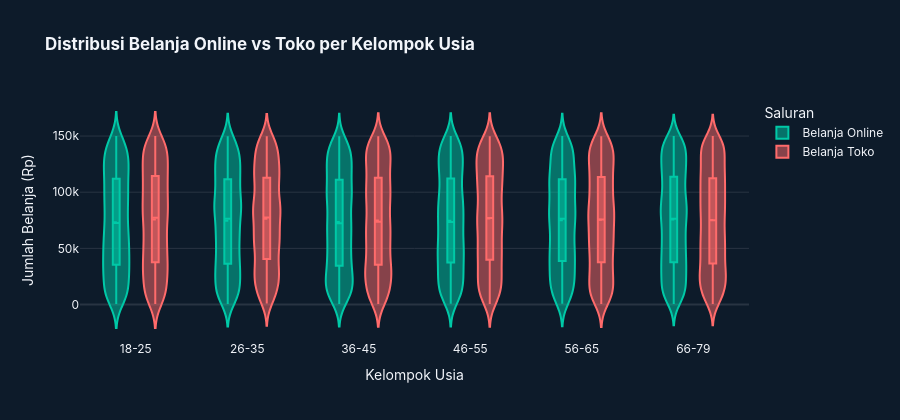

The notebook cell saved with this chart:
### Markdown cell above
---
## 4. Visualisasi

### Visual 1 — Pola Belanja: Online vs. Toko per Kelompok Usia

**Insight:** Melihat bagaimana konsumen mendistribusikan anggaran belanja antara saluran online dan toko fisik.

### Code cell
# Melt data untuk violin plot
melt_df = df.melt(
    id_vars=["kelompok_usia"],
    value_vars=["rata_belanja_online", "rata_belanja_toko"],
    var_name="Saluran",
    value_name="Jumlah Belanja (Rp)"
)
melt_df["Saluran"] = melt_df["Saluran"].map({
    "rata_belanja_online": "Belanja Online",
    "rata_belanja_toko":   "Belanja Toko"
})

fig1 = px.violin(
    melt_df, x="kelompok_usia", y="Jumlah Belanja (Rp)", color="Saluran",
    box=True, points=False,
    color_discrete_map={"Belanja Online": "#00C9A7", "Belanja Toko": "#FF6B6B"},
    labels={"kelompok_usia": "Kelompok Usia"},
    title="<b>Distribusi Belanja Online vs Toko per Kelompok Usia</b>",
    template="plotly_dark",
    category_orders={"kelompok_usia": ["18-25","26-35","36-45","46-55","56-65","66-79"]},
)
fig1.update_traces(meanline_visible=True)
fig1.update_layout(
    paper_bgcolor="#0d1b2a", plot_bgcolor="#0d1b2a",
    font_family="Inter, sans-serif",
    height=420,
    legend=dict(bgcolor="rgba(0,0,0,0)"),
)
fig1.show()

# Insight
avg_by_age = df.groupby("kelompok_usia")[["rata_belanja_online","rata_belanja_toko"]].mean()
print("\nRata-rata belanja per kelompok usia:")
print(avg_by_age.apply(lambda x: x.apply(lambda v: f"Rp {v:,.0f}")))
print("\n💡 INSIGHT: Kelompok usia 26-35 memiliki rata-rata belanja online tertinggi.")
print("   Belanja toko lebih merata di semua kelompok usia, mencerminkan kebiasaan")
print("   berbelanja konvensional yang masih kuat di semua generasi.")

### Figure 1 — Plotly figure (JSON) as saved in the notebook; plotly's stock layout.template omitted (floating-point values rounded to 4 significant figures; data arrays with more than 128 entries replaced by an {"elided": "..."} marker saying what was removed)
{"data": [{"alignmentgroup": "True", "box": {"visible": true}, "hovertemplate": "Saluran=Belanja Online<br>Kelompok Usia=%{x}<br>Jumlah Belanja (Rp)=%{y}<extra></extra>", "legendgroup": "Belanja Online", "marker": {"color": "#00C9A7"}, "meanline": {"visible": true}, "name": "Belanja Online", "offsetgroup": "Belanja Online", "orientation": "v", "points": false, "scalegroup": "True", "showlegend": true, "type": "violin", "x": {"elided": "11789 str values"}, "x0": " ", "xaxis": "x", "y": {"elided": "11789 int values"}, "y0": " ", "yaxis": "y"}, {"alignmentgroup": "True", "box": {"visible": true}, "hovertemplate": "Saluran=Belanja Toko<br>Kelompok Usia=%{x}<br>Jumlah Belanja (Rp)=%{y}<extra></extra>", "legendgroup": "Belanja Toko", "marker": {"color": "#FF6B6B"}, "meanline": {"visible": true}, "name": "Belanja Toko", "offsetgroup": "Belanja Toko", "orientation": "v", "points": false, "scalegroup": "True", "showlegend": true, "type": "violin", "x": {"elided": "11789 str values"}, "x0": " ", "xaxis": "x", "y": {"elided": "11789 int values"}, "y0": " ", "yaxis": "y"}], "layout": {"font": {"family": "Inter, sans-serif"}, "height": 420, "legend": {"bgcolor": "rgba(0,0,0,0)", "title": {"text": "Saluran"}, "tracegroupgap": 0}, "paper_bgcolor": "#0d1b2a", "plot_bgcolor": "#0d1b2a", "title": {"text": "<b>Distribusi Belanja Online vs Toko per Kelompok Usia</b>"}, "violinmode": "group", "xaxis": {"anchor": "y", "categoryarray": ["18-25", "26-35", "36-45", "46-55", "56-65", "66-79"], "categoryorder": "array", "domain": [0.0, 1.0], "title": {"text": "Kelompok Usia"}}, "yaxis": {"anchor": "x", "domain": [0.0, 1.0], "title": {"text": "Jumlah Belanja (Rp)"}}}}
